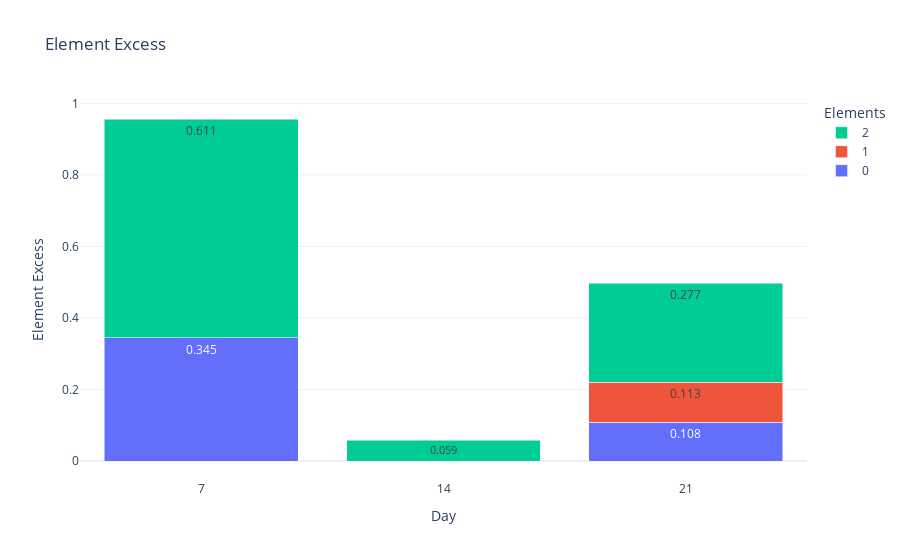

Notebook code for this chart:
### Code cell
def create_fertilizer_df(optimization_results):
    data = {}
    for k, result in optimization_results.items():
        data[k] = result.x
    df = pd.DataFrame(data).T  # Transpose to have keys as row indexes
    return df

df_fertilizer_usage = create_fertilizer_df(optimization_results)


fig = plot_element_stacked_interactive_streamlit(df_fertilizer_usage)
fig.show()

### Figure 1 — Plotly figure (JSON) as saved in the notebook; plotly's stock layout.template omitted (floating-point values rounded to 4 significant figures)
{"data": [{"base": [0, 0, 0], "hoverinfo": "text+name", "name": "0", "offsetgroup": "0", "text": ["0.345", "0.000", "0.108"], "type": "bar", "x": ["7", "14", "21"], "y": [0.3452, 5.551e-17, 0.1082]}, {"base": [0.3452, 5.551e-17, 0.1082], "hoverinfo": "text+name", "name": "1", "offsetgroup": "0", "text": ["0.000", "0.000", "0.113"], "type": "bar", "x": ["7", "14", "21"], "y": [1.111e-06, 1.11e-16, 0.1126]}, {"base": [0.3452, 1.665e-16, 0.2208], "hoverinfo": "text+name", "name": "2", "offsetgroup": "0", "text": ["0.611", "0.059", "0.277"], "type": "bar", "x": ["7", "14", "21"], "y": [0.6111, 0.05862, 0.2766]}], "layout": {"barmode": "stack", "hovermode": "x", "legend": {"title": {"text": "Elements"}}, "title": {"text": "Element Excess"}, "xaxis": {"title": {"text": "Day"}, "type": "category"}, "yaxis": {"title": {"text": "Element Excess"}}}}
